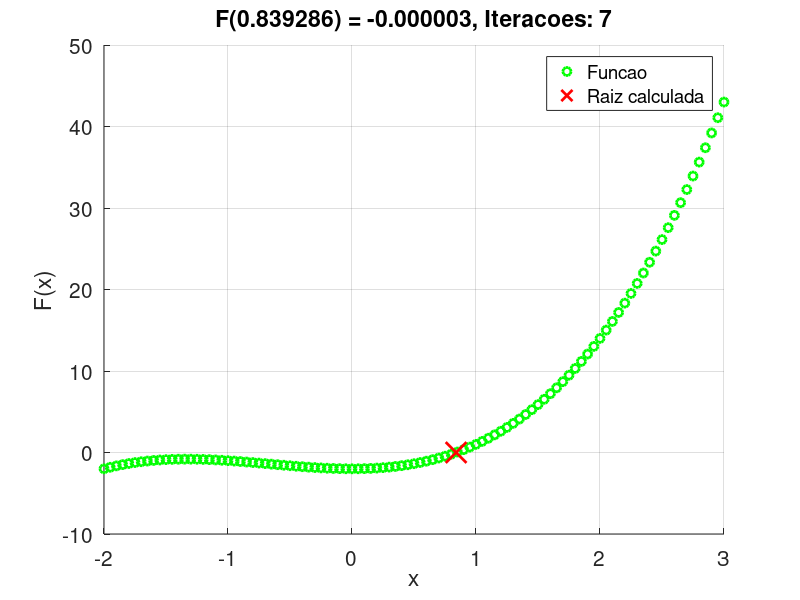
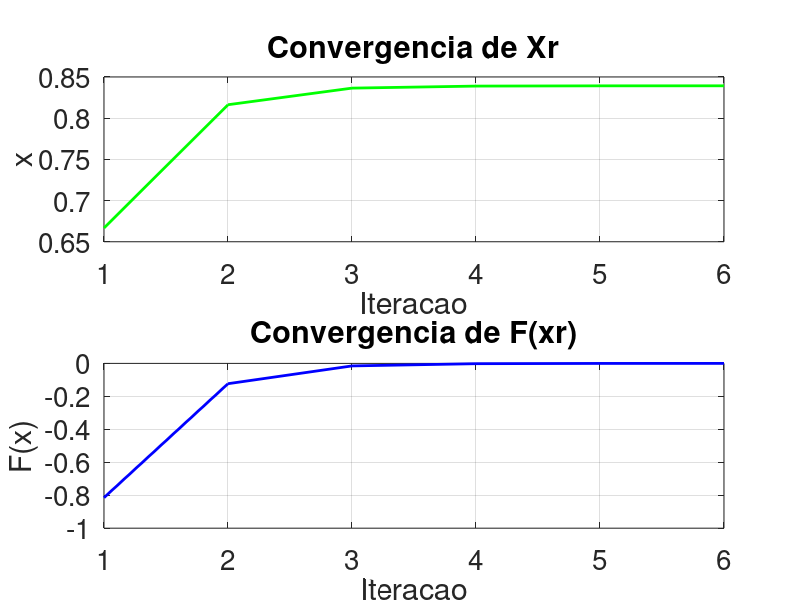

These figures' MATLAB source, in order:
# Daniel Vitor
# exercicio - 09

function exercicio01()
  # convenção de variaveis seguindo o apresentado em aula/slides.
  xu = 1; # interval1
  xl = 0; # interval2
   
  tolerance = 1e-5;
  
  xr0 = inf;

  vetx = zeros(1,1000);
  vety = zeros(1,1000);
  
  x = -2:0.05:3;
  y = zeros(size(x));
  
  counter = 1;
  for getValues = x
    y(counter) = getRoot(getValues);
    counter++;
  endfor
  
  maxIterations = 1000;
  
  for iterations = 1:maxIterations
    # Fórmula que calcula a posição da raiz
    xr = xu - ((getRoot(xu)*(xl-xu))/(getRoot(xl)-getRoot(xu)));
    
    if getRoot(xl)*getRoot(xr) > 0
      xl = xr; # Raíz na primeira metade do intervalo 
    else
      xu = xr; # Raíz na segunda metade do intervalo
    endif   
    
    plotGraph(x, y, iterations, xr);
    
    if abs(xr0 - xr) <= tolerance
      break;
    endif
    
    xr0 = xr;
    
    vetx(iterations) = xr0;
    vety(iterations) = getRoot(xr0);
  end
  
  printf("F(%.6f) = %.6f, sendo necessario %d iteracoes\n", xr, getRoot(xr), iterations);
  vetx = vetx(1:iterations);
  vety = vety(1:iterations);
  
  plotConvergence(vetx, vety, iterations);
end

function y = getRoot(x)
  y = (x.^3)+(2.*(x.^2))-2;
end

function plotGraph(x, y, i, xr)
    figure(1)
    clf
    grid('on');
    hold('on');
    
    p1 = plot(x, y, 'linewidth', 2, 'og');
    p2 = plot(xr, getRoot(xr), 'linewidth', 2, 'oxr', 'markersize', 15);
    
    hold('off');
    
    # Informações do Gráfico
    
    set(gca, 'fontsize', 15);
    title(sprintf('F(%.6f) = %.6f, Iteracoes: %d', xr, getRoot(xr), i));
    xlabel('x');
    ylabel('F(x)');
    legend([p1, p2], {'Funcao', 'Raiz calculada'}, 'location', 'northeast');
    pause(0.10); # Velocidade das iteracoes
end

function plotConvergence(vetx, vety, i)
  figure(2)
  clf
  
  subplot(2, 1, 1);
  p3 = plot(1:(i-1), vetx(1:(i-1)), 'linewidth', 2, 'g');
  set(gca, 'fontsize', 20);
  grid('on');
  title("Convergencia de Xr");
  xlabel("Iteracao");
  ylabel("x");
  
  subplot(2, 1, 2);
  p4 = plot(1:(i-1), vety(1:(i-1)), 'linewidth', 2, 'color', 'b');
  set(gca, 'fontsize', 20);
  grid('on');
  title("Convergencia de F(xr)");
  xlabel("Iteracao");
  ylabel("F(x)");
end